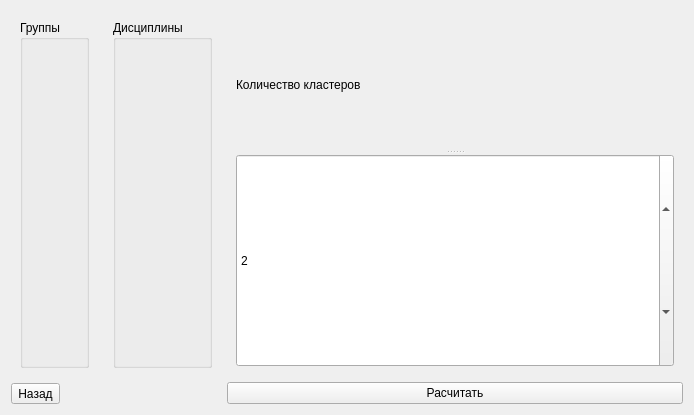
<?xml version="1.0" encoding="UTF-8"?>
<ui version="4.0">
 <class>klaster</class>
 <widget class="QWidget" name="klaster">
  <property name="geometry">
   <rect>
    <x>0</x>
    <y>0</y>
    <width>694</width>
    <height>415</height>
   </rect>
  </property>
  <property name="windowTitle">
   <string>Form</string>
  </property>
  <layout class="QGridLayout" name="gridLayout_3">
   <item row="0" column="0">
    <layout class="QVBoxLayout" name="verticalLayout_5">
     <item>
      <layout class="QHBoxLayout" name="horizontalLayout">
       <item>
        <widget class="QWidget" name="widget" native="true">
         <layout class="QVBoxLayout" name="verticalLayout_2">
          <item>
           <layout class="QVBoxLayout" name="verticalLayout">
            <item>
             <widget class="QGroupBox" name="groupBox">
              <property name="title">
               <string>Группы</string>
              </property>
             </widget>
            </item>
           </layout>
          </item>
         </layout>
        </widget>
       </item>
       <item>
        <widget class="QWidget" name="widget_2" native="true">
         <layout class="QVBoxLayout" name="verticalLayout_3">
          <item>
           <layout class="QVBoxLayout" name="verticalLayout_4">
            <item>
             <widget class="QGroupBox" name="groupBox_2">
              <property name="title">
               <string>Дисциплины</string>
              </property>
             </widget>
            </item>
           </layout>
          </item>
         </layout>
        </widget>
       </item>
      </layout>
     </item>
     <item>
      <widget class="QToolButton" name="toolButton">
       <property name="text">
        <string>Назад</string>
       </property>
      </widget>
     </item>
    </layout>
   </item>
   <item row="0" column="1">
    <layout class="QVBoxLayout" name="verticalLayout_6">
     <item>
      <widget class="QWidget" name="widget_3" native="true">
       <layout class="QGridLayout" name="gridLayout_2">
        <item row="0" column="0">
         <widget class="QSplitter" name="splitter">
          <property name="orientation">
           <enum>Qt::Vertical</enum>
          </property>
          <widget class="QLabel" name="label">
           <property name="text">
            <string>Количество кластеров</string>
           </property>
          </widget>
          <widget class="QSpinBox" name="spinBox">
           <property name="minimum">
            <number>1</number>
           </property>
           <property name="maximum">
            <number>4</number>
           </property>
           <property name="value">
            <number>2</number>
           </property>
          </widget>
         </widget>
        </item>
       </layout>
      </widget>
     </item>
     <item>
      <widget class="QPushButton" name="pushButton">
       <property name="text">
        <string>Расчитать</string>
       </property>
      </widget>
     </item>
    </layout>
   </item>
  </layout>
 </widget>
 <resources/>
 <connections/>
</ui>
